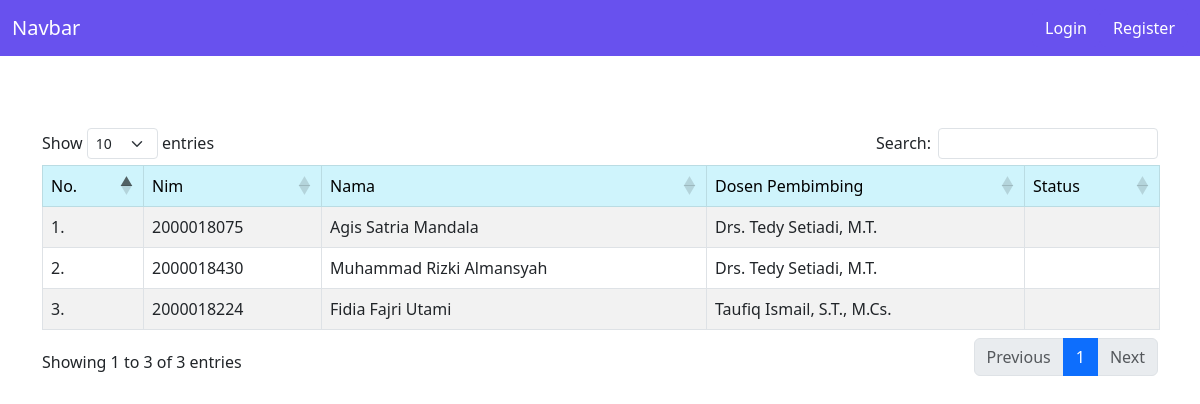
Before: / with the older database file.
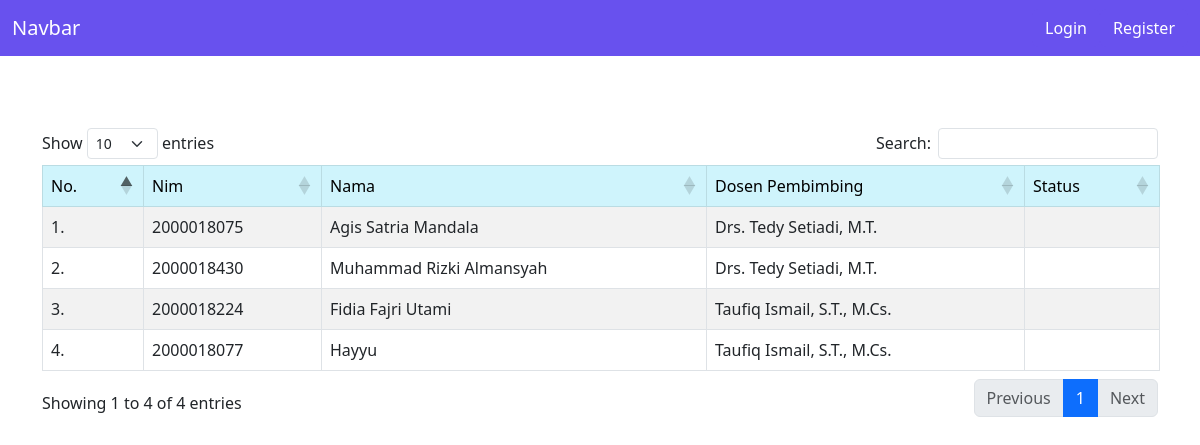
After: the same page with the newer database file.
### tables this page shows
CREATE TABLE `mahasiswa` (
  `id` int(11) NOT NULL,
  `nim` int(20) NOT NULL,
  `nama` varchar(255) NOT NULL,
  `email` varchar(255) NOT NULL,
  `dosenPembimbing` varchar(255) NOT NULL,
  `password` varchar(255) NOT NULL,
  `status` varchar(100) DEFAULT NULL
);

### application/controllers/Home.php (called while the page is built, shortened)
<?php
class Home extends CI_Controller
{
	public function __construct()
	{
		$this->load->database();
		$this->load->model('M_mahasiswa');
		$this->load->library('form_validation');
	}
	public function index()
	{
		$data['data'] = $this->M_mahasiswa->dataMahasiswa();
		$this->load->view('view_home', $data);
	}
}

### index.php (called while the page is built, shortened)
<?php
require_once BASEPATH.'core/CodeIgniter.php';

### application/models/M_mahasiswa.php (called while the page is built, shortened)
<?php
class M_mahasiswa extends CI_Model
{
    function dataMahasiswa()
    {
        $query = $this->db->get('mahasiswa');
        return $query->result();
    }
}

### application/views/view_home.php (the view, shortened to what this page needs)
<!DOCTYPE html>
<html lang="en">
<head>
    <link href="https://cdn.jsdelivr.net/npm/bootstrap@5.3.0/dist/css/bootstrap.min.css" rel="stylesheet">
    <link href="https://cdn.datatables.net/1.13.2/css/dataTables.bootstrap5.min.css" rel="stylesheet">
</head>
<body>
    <header>
    <nav class="navbar" data-bs-theme="dark" style="background-color: #6851EE;">
        <div class="container-fluid">
            <a class="navbar-brand">Navbar</a>
            <div class="d-flex" role="search">
                <a class="btn" href="<?php echo base_url('login/index'); ?>" style="background-color: #6851EE; color: white;">Login</a>
                <a class="btn" href="<?php echo base_url('registrasi/index'); ?>" style="background-color: #6851EE; color: white;">Register</a>
                </div>
        </div>
    </nav>
    </header><br><br><br>
    <div class="container">
    <div class="table-responsive-sm">
    <table class="table table-hover table-bordered table-striped" id="table">
        <thead class="table-info">
            <tr>
                <td>No.</td>
                <td>Nim</td>
                <td>Nama</td>
                <td>Dosen Pembimbing</td>
                <td>Status</td>
            </tr>
        </thead>
        <tbody>
        <?php
        $i = 1;
        if (!empty($data)) {
            foreach ($data as $row) {
        ?>
                <tr>
                    <td><?php echo $i++ ?>.</td>
                    <td><?php echo $row->nim ?></td>
                    <td><?php echo $row->nama ?></td>
                    <td><?php echo $row->dosenPembimbing ?></td>
                    <td><?php echo $row->status ?></td>
                </tr>
        <?php
            }
        } else {
            echo "<td colspan='5'>Data Tidak Ditemukan !</td>";
        }
        ?>
        </tbody>
    </table>
    </div>
    </div>
</body>
</html>

Changed rows visible on the page:
added mahasiswa: nim "2000018077", nama "Hayyu", dosenPembimbing "Taufiq Ismail, S.T., M.Cs."
Other visible differences:
text written by a page script: "Show entries Search: Showing 1 to 3 of 3 entries Previous 1 Next" → "Show entries Search: Showing 1 to 4 of 4 entries Previous 1 Next"
